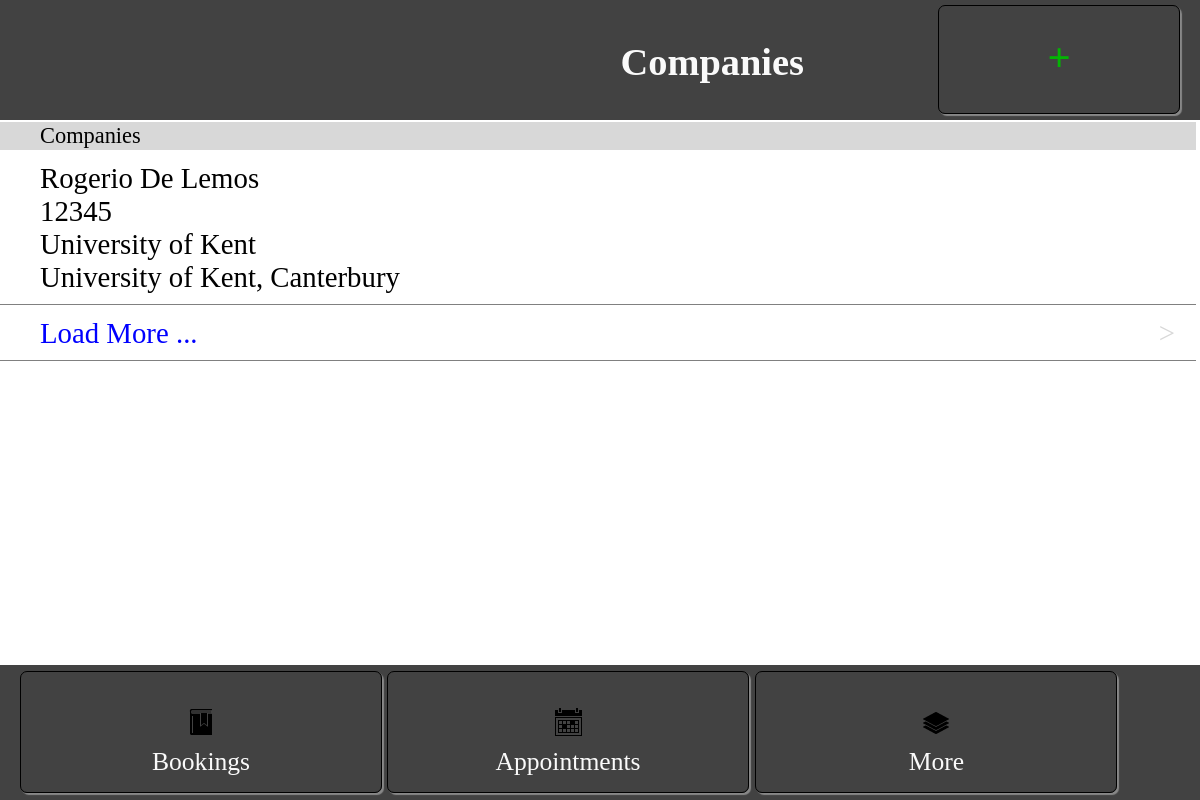
The app's page /Code/companies.php with its own data.
### tables this page shows
CREATE TABLE IF NOT EXISTS `company` (
  `company_id` int(11) NOT NULL AUTO_INCREMENT,
  `name` varchar(127) NOT NULL,
  `address` varchar(127) DEFAULT NULL,
  `contact_name` varchar(127) DEFAULT NULL,
  `phone_number` varchar(31) DEFAULT NULL,
  `email_address` varchar(320) DEFAULT NULL,
  PRIMARY KEY (`company_id`)
);

### Code/classes/meekrodb.2.3.class.php (called while the page is built, shortened)
<?php
class DB {
  protected static $mdb = null;
  public static function getMDB() {
    $mdb = DB::$mdb;
    if ($mdb === null) {
      $mdb = DB::$mdb = new MeekroDB();
    }
    return $mdb;
  }
  public static function query() { $args = func_get_args(); return call_user_func_array(array(DB::getMDB(), 'query'), $args); }
}
class MeekroDB {
  public $encoding = 'latin1';
  public $connect_options = array(MYSQLI_OPT_CONNECT_TIMEOUT => 30);
  public $internal_mysql = null;
  public function __construct($host=null, $user=null, $password=null, $dbName=null, $port=null, $encoding=null) {
    if ($encoding === null) $encoding = DB::$encoding;
    $this->encoding = $encoding;
  }
  public function get() {
    $mysql = $this->internal_mysql;
    if (!($mysql instanceof MySQLi)) {
      $mysql = new mysqli();
      foreach ($this->connect_options as $key => $value) {
        $mysql->options($key, $value);
      }
      $mysql->set_charset($this->encoding);
      $this->internal_mysql = $mysql;
    }
    return $mysql;
  }
  protected function preparseQueryParams() {
    $args = func_get_args();
    $sql = trim(strval(array_shift($args)));
    $args_all = $args;
    if (count($args_all) == 0) return array($sql);
    $chunkyQuery = array();
    return $chunkyQuery;
  }
  protected function parseQueryParams() {
    $args = func_get_args();
    $chunkyQuery = call_user_func_array(array($this, 'preparseQueryParams'), $args);
    $query = '';
    foreach ($chunkyQuery as $chunk) {
      if (is_string($chunk)) {
        $query .= $chunk;
        continue;
      }
      $result = '';
      $query .= $result;
    }
    return $query;
  }
  protected function prependCall($function, $args, $prepend) { array_unshift($args, $prepend); return call_user_func_array($function, $args); }
  public function query() { $args = func_get_args(); return $this->prependCall(array($this, 'queryHelper'), $args, 'assoc'); }
  protected function queryHelper() {
    $args = func_get_args();
    $type = array_shift($args);
    $db = $this->get();
    $is_buffered = true;
    $row_type = 'assoc';
    $full_names = false;
    $sql = call_user_func_array(array($this, 'parseQueryParams'), $args);
    $result = $db->query($sql, $is_buffered ? MYSQLI_STORE_RESULT : MYSQLI_USE_RESULT);
    $return = array();
    while ($row = ($row_type == 'assoc' ? $result->fetch_assoc() : $result->fetch_row())) {
      $return[] = $row;
    }
    return $return;
  }
}
?>

### Code/companies.php (the view, shortened to what this page needs)
<?php
require_once("classes/meekrodb.2.3.class.php");
?>
<!DOCTYPE html>
<head>
	<?php
		include("inc/head.php");
	?>
</head>
<body id="body">
	<div class="header">
		<div class="customer-title">Companies</div>
		<a class="add" href="addcompany.php"><div class="right-button button"><strong>+</strong></div></a>
	</div>
	<div>
		<table>
			<tbody>
				<tr>
					<td class="title-field">Companies</td>
				</tr>
				<?php
					$results = DB::query("SELECT * FROM company");
					foreach ($results as $row) {
						echo "<tr>";
						echo "<td class='field'>".$row['contact_name']."<br />".$row['phone_number']."<br />".$row['name']."<br />".$row['address']."</td>";
						echo "</tr>";
					}
				?>
				<tr>
					<td class="field" style="color:blue;"><a href="javascript:history.go(0)">Load More ...<span class="arrow">></span></a></td>
				</tr>
			</tbody>
		</table>
	</div>
	<div class="footer">
		<a href="viewbookings.php"><div class="bookings button2">Bookings</div></a>
		<a href="calendarview.php"><div class="calendar button2">Appointments</div></a>
		<a href="more.php"><div class="more button2">More</div></a>
	</div>
</body>
</html>

### Code/css/layout.css (style rules this page uses)
a { text-decoration: none; color: inherit; }
body { margin-top: 120px; width: 100%; margin-left: -2px; margin-bottom: 135px; color: black; }
.night { color: #FAFAFA !important; background-color: #424242; }
table { overflow-y: scroll; width: 100%; }
tbody { overflow-y:scroll; }
.footer { position: fixed; bottom: 0; left: 0; right: 0; padding-top: 65px; height: 70px; font-size: 1.6em; display: block; }
.header { position: fixed; top: 0; left: 0; right: 0; padding-top: 50px; height: 70px; display: block; font-size: 1.5em; }
.header div { margin-top: -10px; }
.customer-title { display: inline-block; font-weight: bold; font-size: 1.6em; text-align: right; width: 67%; }
.right-button { float: right; display: inline-block; margin-top: -6px; margin-right: 20px; }
.add { width:30px; text-align: center; color: #04B404; font-size: 1.7em; line-height: 23px; }
.button { border: 1px solid black; box-shadow: 2px 2px 1px #888888; border-radius: 7px; padding: 40px 0px 10px 0px; margin-top: -45px !important; width: 20%; height: 82%; text-align: center; }
.button2 { border: 1px solid black; box-shadow: 2px 2px 1px #888888; border-radius: 7px; margin-top: -12px; width: 30%; height: 135%; text-align: center; }
.footer div { background-position: 50% 35px; line-height: 130px; margin-top: -59px; padding-top: 25px; display: inline-block; }
.bookings { background: url(../images/bookmark.png) no-repeat; float: left; margin-left: 20px; }
.calendar { background: url(../images/calendar.png) no-repeat; margin-left: 5px; }
.more { background: url(../images/layer.png) no-repeat; }
.title-field { padding-left: 40px; font-size: 1.4em; background-color: #D8D8D8; font-style: bold; }
.field { padding-left: 40px; font-size: 1.8em; border-bottom-style: solid; border-width: 1px; border-color: gray; padding-top: 10px; padding-bottom: 10px; height: 25px; }
.arrow { float: right; margin-right: 20px; color: #D8D8D8; }

### records on screen
company: contact_name "Rogerio De Lemos", phone_number "12345", name "University of Kent", address "University of Kent, Canterbury"
